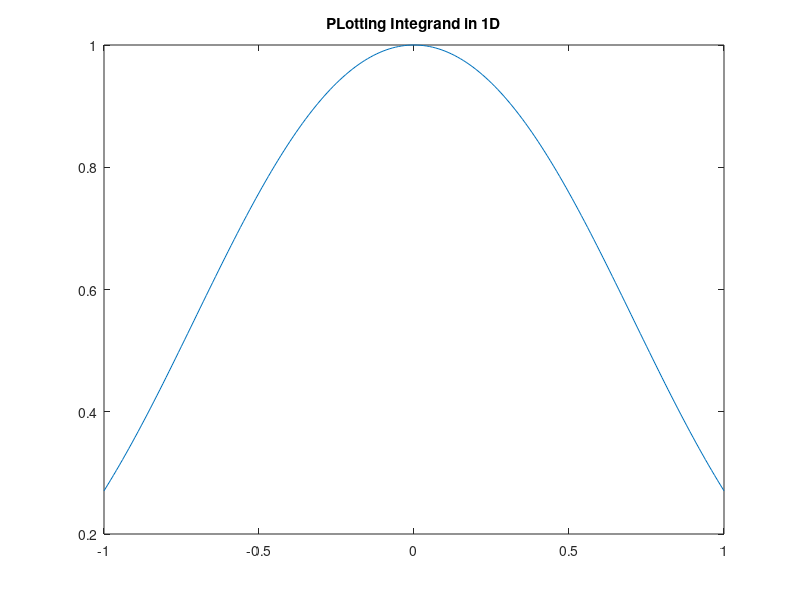
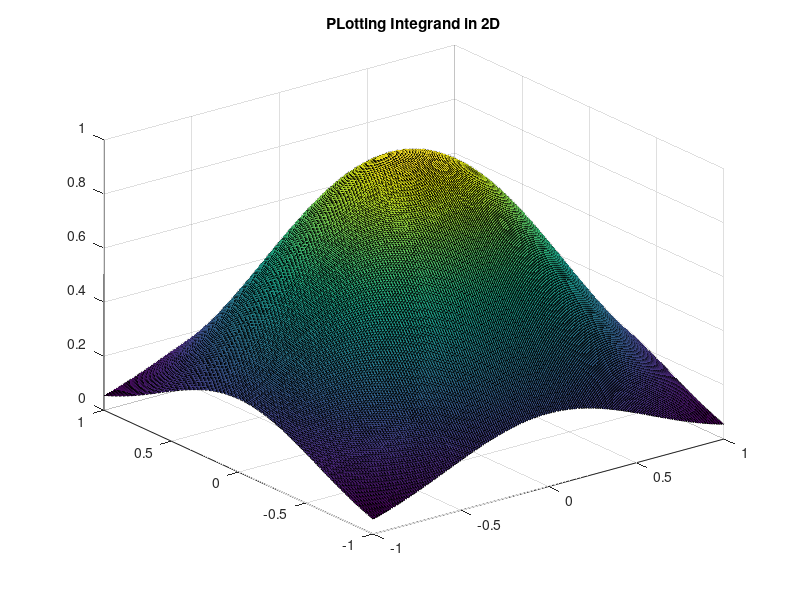

Recreate these plots in MATLAB, in order.
%Lab Session 5 Monte-Carlo Integration

%Prabavathy Rajasekaran(2130757
% Anjaly Kuriakose(2132537)

%Part 1 PLotting Integrand in 1D
clc;
xx= -1:0.01:1;
f = zeros(length(xx),1);
for lx=1 : length(xx)
    f(lx) = exp(-2.*abs(xx(lx)).^2).* (abs(xx(lx)).^2 + 1); 
end
figure;
plot(xx,f);
title('PLotting Integrand in 1D');

%Part 1 -Plotting Integrand in 2D
xx=-1:0.01:1;
f = zeros(length(xx),1);
for lx=1 : length(xx)
   for ly=1 : length(xx) 
%     f(lx,ly) = exp(-2.*abs(xx(lx)).^2).* (abs(xx(lx)).^2 + 1)*exp(-2.*abs(xx(ly)).^2).* (abs(xx(ly)).^2 + 1);
   f(lx,ly) = exp(-2.*((abs(xx(lx)).^2)+(abs(xx(ly)).^2 ))).*((abs(xx(lx)).^2)+(abs(xx(ly)).^2)+1);
   
end  
end
figure;
surf(xx,xx,f);
title('PLotting Integrand in 2D');

%Part 2 Integrators in 1D
f =@(x) exp((-2).*(x.^2)).*(x.^2 +1);
R1=quad(f, -1,1);
display(R1);

%Part 2 Integrators in 2D
g = @(x1,x2)(exp(-2.*(x1.^2 + x2.^2)).*((x1.^2 + x2.^2) + 1));
R2 = quad2d(g,-1,1,-1,1);
display(R2);